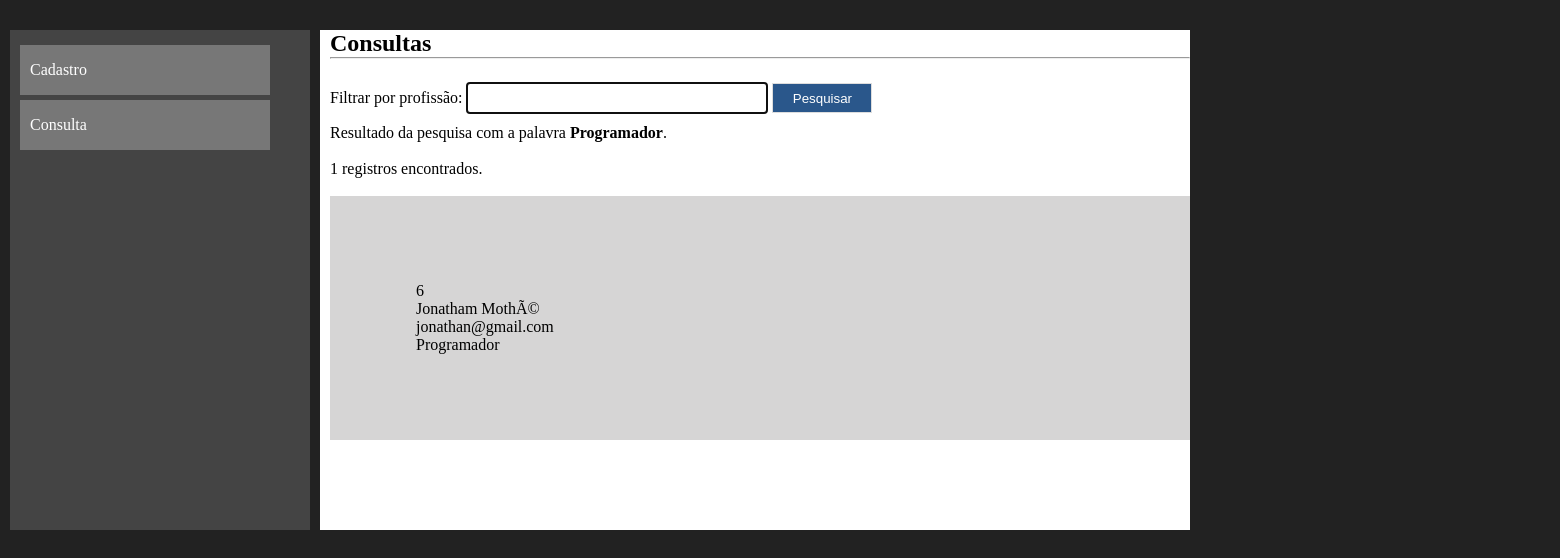
The page /consultas.php?filtro=Programador on the database its author committed.
### tables this page shows
CREATE TABLE IF NOT EXISTS `usuarios` (
  `codigo` int(11) NOT NULL AUTO_INCREMENT,
  `nome` varchar(40) NOT NULL,
  `email` varchar(40) NOT NULL,
  `profissao` varchar(40) NOT NULL,
  PRIMARY KEY (`codigo`),
  UNIQUE KEY `email` (`email`)
);

### consultas.php (the view, shortened to what this page needs)
<?php
include_once("conexao.php");
$filtro = isset($_GET['filtro'])?$_GET['filtro']:"";
$sql = "select * from usuarios where profissao like '%$filtro%'";
$consulta = mysqli_query($conexao,$sql);
$registros = mysqli_num_rows($consulta);
?>
<!DOCTYPE html>
<html lang="pt-br">
<head>
    <link rel="stylesheet" href="_css/estilo.css"
</head>
<body>
    <div class="container">
    <nav>
      <ul class="menu">
          <a href="index.php"><li>Cadastro</li></a>
          <a href="consultas.php"><li>Consulta</li></a>
        </ul>
    </nav>
    <section>
        <h1>Consultas</h1>
        <hr><br>
        <form method="get" action="">
            Filtrar por profissão: <input type="text" name="filtro" class="campo" require autofocus>
            <input type="submit" value="Pesquisar" class="btn">
        </form>
        <?php
        print "Resultado da pesquisa com a palavra <strong>$filtro</strong>.<br><br>";
        print "$registros registros encontrados.";
        print "<br><br>";
        while($exibirRegistros = mysqli_fetch_array($consulta)){
            $codigo = $exibirRegistros[0];
            $nome = $exibirRegistros[1];
            $email = $exibirRegistros[2];
            $profissao = $exibirRegistros[3];
            print "<article>";
            print "$codigo<br>";
            print "$nome<br>";
            print "$email<br>";
            print "$profissao<br>";
            print "</article>";
        }
        ?>
    </section>
</body>
</html>

### _css/estilo.css (style rules this page uses)
* { margin: 0; padding: 0; }
a { text-decoration: none; color: #fff; }
body { background-color: #222; font-family: Verdana; font-size: 100%; }
.container { margin: auto; width: 12000px; margin-top: 20px; padding: 10px; }
nav { width: 300px; height: 500px; background-color: #444; float: left; box-sizing: border-box; padding: 10px; }
section { width: 870px; height: 500px; margin-left: 10px; float:left; background-color: #fff; box-sizing: border-box; padding-left: 10px; }
ul.menu { list-style-type: none; }
ul.menu li { width: 250px; height: 50px; line-height: 50px; background-color: #777; color: #fff; margin-top: 5px; box-sizing: border-box; padding-left: 10px }
.btn { width: 100px; height: 30px; border: 1px solid #ddd; background-color: #2a578b; color: #fff; cursor: pointer; }
.campo { width: 300px; height: 30px; border: 1px solid #ccc; margin-top: 5px; margin-bottom: 10px; }
article { width: 100%; box-sizing: border-box; padding: 10%; background-color: #d6d5d5; margin-bottom: 10px; }

### rows shown on the page
usuarios: codigo "6", nome "Jonatham MothÃ©", email "jonathan@gmail.com", profissao "Programador"

### other values the page prints
$filtro "Programador"
$registros "1"
